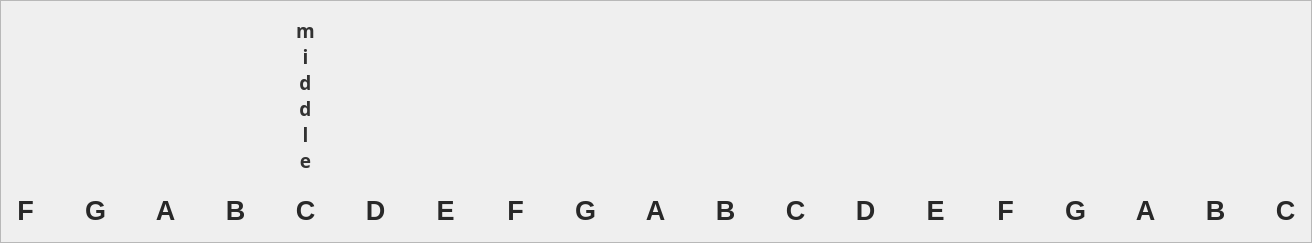
          <widget class="QFrame" name="noteLabelFrame_2">
           <property name="enabled">
            <bool>false</bool>
           </property>
           <property name="geometry">
            <rect>
             <x>9</x>
             <y>9</y>
             <width>1312</width>
             <height>243</height>
            </rect>
           </property>
           <property name="sizePolicy">
            <sizepolicy hsizetype="Expanding" vsizetype="Preferred">
             <horstretch>0</horstretch>
             <verstretch>0</verstretch>
            </sizepolicy>
           </property>
           <property name="frameShape">
            <enum>QFrame::StyledPanel</enum>
           </property>
           <property name="frameShadow">
            <enum>QFrame::Raised</enum>
           </property>
           <widget class="QLabel" name="Q_6">
            <property name="enabled">
             <bool>false</bool>
            </property>
            <property name="geometry">
             <rect>
              <x>10</x>
              <y>190</y>
              <width>31</width>
              <height>41</height>
             </rect>
            </property>
            <property name="font">
             <font>
              <family>MS Shell Dlg 2</family>
              <pointsize>20</pointsize>
              <weight>75</weight>
              <bold>true</bold>
             </font>
            </property>
            <property name="autoFillBackground">
             <bool>false</bool>
            </property>
            <property name="styleSheet">
             <string notr="true">color: rgb(40,40,40);</string>
            </property>
            <property name="text">
             <string>F</string>
            </property>
            <property name="alignment">
             <set>Qt::AlignCenter</set>
            </property>
           </widget>
           <widget class="QLabel" name="W_6">
            <property name="enabled">
             <bool>false</bool>
            </property>
            <property name="geometry">
             <rect>
              <x>80</x>
              <y>190</y>
              <width>31</width>
              <height>41</height>
             </rect>
            </property>
            <property name="font">
             <font>
              <family>MS Shell Dlg 2</family>
              <pointsize>20</pointsize>
              <weight>75</weight>
              <bold>true</bold>
             </font>
            </property>
            <property name="layoutDirection">
             <enum>Qt::RightToLeft</enum>
            </property>
            <property name="autoFillBackground">
             <bool>false</bool>
            </property>
            <property name="styleSheet">
             <string notr="true">color: rgb(40,40,40);</string>
            </property>
            <property name="text">
             <string>G</string>
            </property>
            <property name="alignment">
             <set>Qt::AlignCenter</set>
            </property>
           </widget>
           <widget class="QLabel" name="R_6">
            <property name="enabled">
             <bool>false</bool>
            </property>
            <property name="geometry">
             <rect>
              <x>220</x>
              <y>190</y>
              <width>31</width>
              <height>41</height>
             </rect>
            </property>
            <property name="font">
             <font>
              <family>MS Shell Dlg 2</family>
              <pointsize>20</pointsize>
              <weight>75</weight>
              <bold>true</bold>
             </font>
            </property>
            <property name="autoFillBackground">
             <bool>false</bool>
            </property>
            <property name="styleSheet">
             <string notr="true">color: rgb(40,40,40);</string>
            </property>
            <property name="text">
             <string>B</string>
            </property>
            <property name="alignment">
             <set>Qt::AlignCenter</set>
            </property>
           </widget>
           <widget class="QLabel" name="E_6">
            <property name="enabled">
             <bool>false</bool>
            </property>
            <property name="geometry">
             <rect>
              <x>150</x>
              <y>190</y>
              <width>31</width>
              <height>41</height>
             </rect>
            </property>
            <property name="font">
             <font>
              <family>MS Shell Dlg 2</family>
              <pointsize>20</pointsize>
              <weight>75</weight>
              <bold>true</bold>
             </font>
            </property>
            <property name="autoFillBackground">
             <bool>false</bool>
            </property>
            <property name="styleSheet">
             <string notr="true">color: rgb(40,40,40);</string>
            </property>
            <property name="text">
             <string>A</string>
            </property>
            <property name="alignment">
             <set>Qt::AlignCenter</set>
            </property>
           </widget>
           <widget class="QLabel" name="U_6">
            <property name="enabled">
             <bool>false</bool>
            </property>
            <property name="geometry">
             <rect>
              <x>430</x>
              <y>190</y>
              <width>31</width>
              <height>41</height>
             </rect>
            </property>
            <property name="font">
             <font>
              <family>MS Shell Dlg 2</family>
              <pointsize>20</pointsize>
              <weight>75</weight>
              <bold>true</bold>
             </font>
            </property>
            <property name="autoFillBackground">
             <bool>false</bool>
            </property>
            <property name="styleSheet">
             <string notr="true">color: rgb(40,40,40);</string>
            </property>
            <property name="text">
             <string>E</string>
            </property>
            <property name="alignment">
             <set>Qt::AlignCenter</set>
            </property>
           </widget>
           <widget class="QLabel" name="Y_6">
            <property name="enabled">
             <bool>false</bool>
            </property>
            <property name="geometry">
             <rect>
              <x>360</x>
              <y>190</y>
              <width>31</width>
              <height>41</height>
             </rect>
            </property>
            <property name="font">
             <font>
              <family>MS Shell Dlg 2</family>
              <pointsize>20</pointsize>
              <weight>75</weight>
              <bold>true</bold>
             </font>
            </property>
            <property name="autoFillBackground">
             <bool>false</bool>
            </property>
            <property name="styleSheet">
             <string notr="true">color: rgb(40,40,40);</string>
            </property>
            <property name="text">
             <string>D</string>
            </property>
            <property name="alignment">
             <set>Qt::AlignCenter</set>
            </property>
           </widget>
           <widget class="QLabel" name="T_6">
            <property name="enabled">
             <bool>false</bool>
            </property>
            <property name="geometry">
             <rect>
              <x>290</x>
              <y>190</y>
              <width>31</width>
              <height>41</height>
             </rect>
            </property>
            <property name="font">
             <font>
              <family>MS Shell Dlg 2</family>
              <pointsize>20</pointsize>
              <weight>75</weight>
              <bold>true</bold>
             </font>
            </property>
            <property name="autoFillBackground">
             <bool>false</bool>
            </property>
            <property name="styleSheet">
             <string notr="true">color: rgb(40,40,40);</string>
            </property>
            <property name="text">
             <string>C</string>
            </property>
            <property name="alignment">
             <set>Qt::AlignCenter</set>
            </property>
           </widget>
           <widget class="QLabel" name="I_6">
            <property name="enabled">
             <bool>false</bool>
            </property>
            <property name="geometry">
             <rect>
              <x>500</x>
              <y>190</y>
              <width>31</width>
              <height>41</height>
             </rect>
            </property>
            <property name="font">
             <font>
              <family>MS Shell Dlg 2</family>
              <pointsize>20</pointsize>
              <weight>75</weight>
              <bold>true</bold>
             </font>
            </property>
            <property name="autoFillBackground">
             <bool>false</bool>
            </property>
            <property name="styleSheet">
             <string notr="true">color: rgb(40,40,40);</string>
            </property>
            <property name="text">
             <string>F</string>
            </property>
            <property name="alignment">
             <set>Qt::AlignCenter</set>
            </property>
           </widget>
           <widget class="QLabel" name="openBracket_6">
            <property name="enabled">
             <bool>false</bool>
            </property>
            <property name="geometry">
             <rect>
              <x>710</x>
              <y>190</y>
              <width>31</width>
              <height>41</height>
             </rect>
            </property>
            <property name="font">
             <font>
              <family>MS Shell Dlg 2</family>
              <pointsize>20</pointsize>
              <weight>75</weight>
              <bold>true</bold>
             </font>
            </property>
            <property name="autoFillBackground">
             <bool>false</bool>
            </property>
            <property name="styleSheet">
             <string notr="true">color: rgb(40,40,40);</string>
            </property>
            <property name="text">
             <string>B</string>
            </property>
            <property name="alignment">
             <set>Qt::AlignCenter</set>
            </property>
           </widget>
           <widget class="QLabel" name="P_6">
            <property name="enabled">
             <bool>false</bool>
            </property>
            <property name="geometry">
             <rect>
              <x>640</x>
              <y>190</y>
              <width>31</width>
              <height>41</height>
             </rect>
            </property>
            <property name="font">
             <font>
              <family>MS Shell Dlg 2</family>
              <pointsize>20</pointsize>
              <weight>75</weight>
              <bold>true</bold>
             </font>
            </property>
            <property name="autoFillBackground">
             <bool>false</bool>
            </property>
            <property name="styleSheet">
             <string notr="true">color: rgb(40,40,40);</string>
            </property>
            <property name="text">
             <string>A</string>
            </property>
            <property name="alignment">
             <set>Qt::AlignCenter</set>
            </property>
           </widget>
           <widget class="QLabel" name="O_6">
            <property name="enabled">
             <bool>false</bool>
            </property>
            <property name="geometry">
             <rect>
              <x>570</x>
              <y>190</y>
              <width>31</width>
              <height>41</height>
             </rect>
            </property>
            <property name="font">
             <font>
              <family>MS Shell Dlg 2</family>
              <pointsize>20</pointsize>
              <weight>75</weight>
              <bold>true</bold>
             </font>
            </property>
            <property name="autoFillBackground">
             <bool>false</bool>
            </property>
            <property name="styleSheet">
             <string notr="true">color: rgb(40,40,40);</string>
            </property>
            <property name="text">
             <string>G</string>
            </property>
            <property name="alignment">
             <set>Qt::AlignCenter</set>
            </property>
           </widget>
           <widget class="QLabel" name="Z_6">
            <property name="enabled">
             <bool>false</bool>
            </property>
            <property name="geometry">
             <rect>
              <x>780</x>
              <y>190</y>
              <width>31</width>
              <height>41</height>
             </rect>
            </property>
            <property name="font">
             <font>
              <family>MS Shell Dlg 2</family>
              <pointsize>20</pointsize>
              <weight>75</weight>
              <bold>true</bold>
             </font>
            </property>
            <property name="autoFillBackground">
             <bool>false</bool>
            </property>
            <property name="styleSheet">
             <string notr="true">color: rgb(40,40,40);</string>
            </property>
            <property name="text">
             <string>C</string>
            </property>
            <property name="alignment">
             <set>Qt::AlignCenter</set>
            </property>
           </widget>
           <widget class="QLabel" name="V_6">
            <property name="enabled">
             <bool>false</bool>
            </property>
            <property name="geometry">
             <rect>
              <x>990</x>
              <y>190</y>
              <width>31</width>
              <height>41</height>
             </rect>
            </property>
            <property name="font">
             <font>
              <family>MS Shell Dlg 2</family>
              <pointsize>20</pointsize>
              <weight>75</weight>
              <bold>true</bold>
             </font>
            </property>
            <property name="autoFillBackground">
             <bool>false</bool>
            </property>
            <property name="styleSheet">
             <string notr="true">color: rgb(40,40,40);</string>
            </property>
            <property name="text">
             <string>F</string>
            </property>
            <property name="alignment">
             <set>Qt::AlignCenter</set>
            </property>
           </widget>
           <widget class="QLabel" name="C_6">
            <property name="enabled">
             <bool>false</bool>
            </property>
            <property name="geometry">
             <rect>
              <x>920</x>
              <y>190</y>
              <width>31</width>
              <height>41</height>
             </rect>
            </property>
            <property name="font">
             <font>
              <family>MS Shell Dlg 2</family>
              <pointsize>20</pointsize>
              <weight>75</weight>
              <bold>true</bold>
             </font>
            </property>
            <property name="autoFillBackground">
             <bool>false</bool>
            </property>
            <property name="styleSheet">
             <string notr="true">color: rgb(40,40,40);</string>
            </property>
            <property name="text">
             <string>E</string>
            </property>
            <property name="alignment">
             <set>Qt::AlignCenter</set>
            </property>
           </widget>
           <widget class="QLabel" name="X_6">
            <property name="enabled">
             <bool>false</bool>
            </property>
            <property name="geometry">
             <rect>
              <x>850</x>
              <y>190</y>
              <width>31</width>
              <height>41</height>
             </rect>
            </property>
            <property name="font">
             <font>
              <family>MS Shell Dlg 2</family>
              <pointsize>20</pointsize>
              <weight>75</weight>
              <bold>true</bold>
             </font>
            </property>
            <property name="autoFillBackground">
             <bool>false</bool>
            </property>
            <property name="styleSheet">
             <string notr="true">color: rgb(40,40,40);</string>
            </property>
            <property name="text">
             <string>D</string>
            </property>
            <property name="alignment">
             <set>Qt::AlignCenter</set>
            </property>
           </widget>
           <widget class="QLabel" name="B_7">
            <property name="enabled">
             <bool>false</bool>
            </property>
            <property name="geometry">
             <rect>
              <x>1060</x>
              <y>190</y>
              <width>31</width>
              <height>41</height>
             </rect>
            </property>
            <property name="font">
             <font>
              <family>MS Shell Dlg 2</family>
              <pointsize>20</pointsize>
              <weight>75</weight>
              <bold>true</bold>
             </font>
            </property>
            <property name="autoFillBackground">
             <bool>false</bool>
            </property>
            <property name="styleSheet">
             <string notr="true">color: rgb(40,40,40);</string>
            </property>
            <property name="text">
             <string>G</string>
            </property>
            <property name="alignment">
             <set>Qt::AlignCenter</set>
            </property>
           </widget>
           <widget class="QLabel" name="N_6">
            <property name="enabled">
             <bool>false</bool>
            </property>
            <property name="geometry">
             <rect>
              <x>1130</x>
              <y>190</y>
              <width>31</width>
              <height>41</height>
             </rect>
            </property>
            <property name="font">
             <font>
              <family>MS Shell Dlg 2</family>
              <pointsize>20</pointsize>
              <weight>75</weight>
              <bold>true</bold>
             </font>
            </property>
            <property name="autoFillBackground">
             <bool>false</bool>
            </property>
            <property name="styleSheet">
             <string notr="true">color: rgb(40,40,40);</string>
            </property>
            <property name="text">
             <string>A</string>
            </property>
            <property name="alignment">
             <set>Qt::AlignCenter</set>
            </property>
           </widget>
           <widget class="QLabel" name="M_6">
            <property name="enabled">
             <bool>false</bool>
            </property>
            <property name="geometry">
             <rect>
              <x>1200</x>
              <y>190</y>
              <width>31</width>
              <height>41</height>
             </rect>
            </property>
            <property name="font">
             <font>
              <family>MS Shell Dlg 2</family>
              <pointsize>20</pointsize>
              <weight>75</weight>
              <bold>true</bold>
             </font>
            </property>
            <property name="autoFillBackground">
             <bool>false</bool>
            </property>
            <property name="styleSheet">
             <string notr="true">color: rgb(40,40,40);</string>
            </property>
            <property name="text">
             <string>B</string>
            </property>
            <property name="alignment">
             <set>Qt::AlignCenter</set>
            </property>
           </widget>
           <widget class="QLabel" name="comma_6">
            <property name="enabled">
             <bool>false</bool>
            </property>
            <property name="geometry">
             <rect>
              <x>1270</x>
              <y>190</y>
              <width>31</width>
              <height>41</height>
             </rect>
            </property>
            <property name="font">
             <font>
              <family>MS Shell Dlg 2</family>
              <pointsize>20</pointsize>
              <weight>75</weight>
              <bold>true</bold>
             </font>
            </property>
            <property name="autoFillBackground">
             <bool>false</bool>
            </property>
            <property name="styleSheet">
             <string notr="true">color: rgb(40,40,40);</string>
            </property>
            <property name="text">
             <string>C</string>
            </property>
            <property name="alignment">
             <set>Qt::AlignCenter</set>
            </property>
           </widget>
           <widget class="QLabel" name="B_8">
            <property name="enabled">
             <bool>false</bool>
            </property>
            <property name="geometry">
             <rect>
              <x>290</x>
              <y>20</y>
              <width>31</width>
              <height>151</height>
             </rect>
            </property>
            <property name="font">
             <font>
              <family>Myriad Hebrew</family>
              <pointsize>14</pointsize>
              <weight>75</weight>
              <italic>false</italic>
              <bold>true</bold>
              <underline>false</underline>
              <strikeout>false</strikeout>
              <kerning>false</kerning>
             </font>
            </property>
            <property name="autoFillBackground">
             <bool>false</bool>
            </property>
            <property name="styleSheet">
             <string notr="true">color: rgb(50,50,50);</string>
            </property>
            <property name="text">
             <string>m
i
d
d
l
e</string>
            </property>
            <property name="scaledContents">
             <bool>false</bool>
            </property>
            <property name="alignment">
             <set>Qt::AlignCenter</set>
            </property>
            <property name="wordWrap">
             <bool>false</bool>
            </property>
           </widget>
          </widget>
